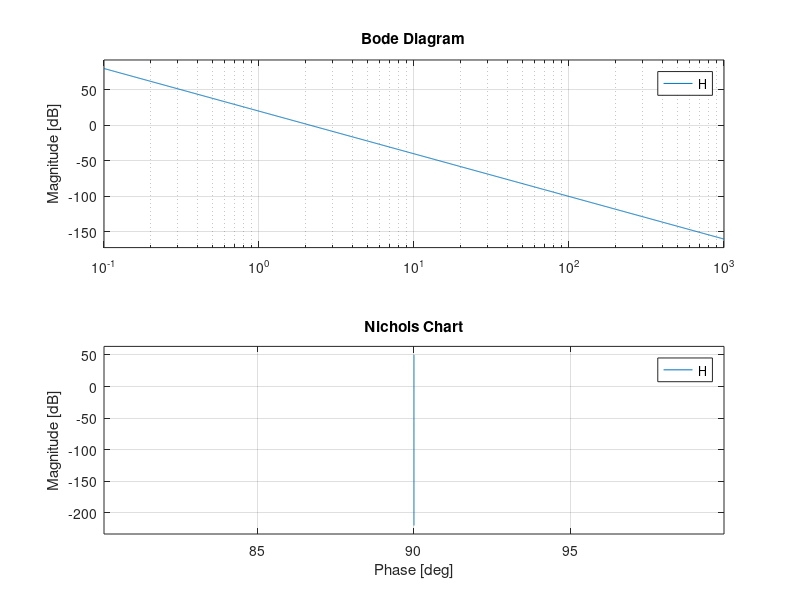

Write MATLAB code to recreate this figure.
H=zpk([],[0,0,0],10);

%% Bode plot

bode(H);

%% Nyquist

omega=sort([inf, 0, linspace(0,3,7)]);
[mag, phase, w]=bode(H, omega);

disp('omega | Re(H(jw)) | Im(H(jw))');
disp('------|-----------|-----------');
for k = 1:length(w)
    Re = mag(k) * cosd(phase(k)); % cosd() usa gradi
    Im = mag(k) * sind(phase(k)); % sind() usa gradi
    fprintf('%5.2f | %8.4f  | %8.4f\n', w(k), Re, Im);
end

nyquist(H);

%% Nichols diagram

nichols(H);